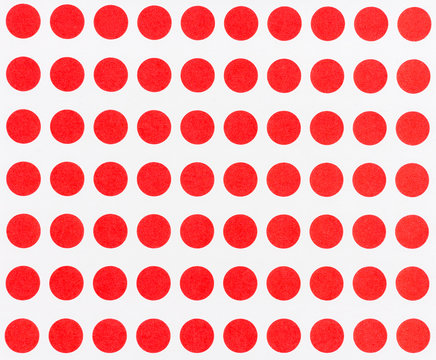
//> input picture Homework_1/Images/circles.jpg, 436 x 360 px
$ ./main Images/circles.jpg   (built with g++ and OpenCV 4)
//> lines starting //> are read from the running program, lines starting //| are printed output that depends on the picture; after the words box and inside, x2 and y2 are one past the last pixel; in counts of white or black regions, pixels touching at a corner belong together
#include <iostream>
#include <string.h>
#include <opencv2/opencv.hpp>

class discreteConvolution
{
public:
    discreteConvolution(cv::Mat kernelMatrix)
        : kernelMatrix_(kernelMatrix) {}
    ~discreteConvolution() {}

    cv::Mat conv(const cv::Mat &image)
    {
        cv::Mat result = cv::Mat::zeros(image.size(), CV_32F);

        int kernelOffsetX = kernelMatrix_.size().width / 2;
        int kernelOffsetY = kernelMatrix_.size().height / 2;

        for (int i = 0; i < image.rows; i++)
        {
            for (int j = 0; j < image.cols; j++)
            {
                float sum = 0;

                for (int k = -kernelOffsetY; k <= kernelOffsetY; k++)
                {
                    for (int l = -kernelOffsetX; l <= kernelOffsetX; l++)
                    {
                        int x = i + k;
                        int y = j + l;

                        if (x >= 0 && x < image.rows && y >= 0 && y < image.cols)
                        {
                            sum += static_cast<float>(image.at<uchar>(x, y)) * kernelMatrix_.at<float>(k + kernelOffsetY, l + kernelOffsetX);
                        }
                    }
                }
                result.at<float>(i, j) = sum;
            }
        }
        return result;
    }

private:
    cv::Mat kernelMatrix_;
};

class sobelDetector
{
public:
    sobelDetector(const cv::Mat &kernelX, const cv::Mat &kernelY)
        : sobelX(kernelX), sobelY(kernelY) {}

    cv::Mat getEdges(const cv::Mat &grayscaleImage)
    {
        cv::Mat sobelXImage = sobelX.conv(grayscaleImage);
        cv::Mat sobelYImage = sobelY.conv(grayscaleImage);

        cv::Mat absSobelXImage, absSobelYImage;
        cv::convertScaleAbs(sobelXImage, absSobelXImage);
        cv::convertScaleAbs(sobelYImage, absSobelYImage);
        cv::imshow("Sobel X Image", absSobelXImage);
        cv::imshow("Sobel Y Image", absSobelYImage);

        cv::Mat edgeImage;
        cv::addWeighted(absSobelXImage, 0.5, absSobelYImage, 0.5, 0, edgeImage);

        return edgeImage;
    }

private:
    discreteConvolution sobelX, sobelY;
};

// This struct is used to avoid global variables and to pass data to the trackbar callback
struct ImageData
{
    // Pretty self-explanatory
    cv::Mat originalImage;

    // We will convert the original image to HSV and store it here
    cv::Mat hsvImage;

    // We will use this to store a masked version of the original image
    cv::Mat normalizedGrayscaleResult;

    /*
    These are the values that we will use to filter the
    image and these will be adjusted with a slider. The default
    values are for a red filter, but you can change them to whatever
    you like.

    hueValue: 0-180
    saturationValue: 0-255
    valueValue: 0-255
    */
    int hueValue = 0;
    int saturationValue = 128;
    int valueValue = 159;
};

// This function will be called whenever the trackbar is moved
void on_trackbar(int, void *userdata)
{
    ImageData *imageData = (ImageData *)userdata;

    cv::Mat mask;

    cv::inRange(imageData->hsvImage, cv::Scalar(imageData->hueValue, imageData->saturationValue, imageData->valueValue), cv::Scalar(180, 255, 255), mask);

    cv::Mat result;
    imageData->originalImage.copyTo(result, mask);

    cv::Mat grayscaleResult;
    cv::cvtColor(result, grayscaleResult, cv::COLOR_BGR2GRAY);

    cv::normalize(grayscaleResult, imageData->normalizedGrayscaleResult, 0, 255, cv::NORM_MINMAX);

    cv::imshow("HSV Adjustment", imageData->normalizedGrayscaleResult);
}

int main(int argc, char *argv[])
{
    if (argv[1] == NULL)
    {
        std::cout << "Please provide an image path" << std::endl;
        return 1;
    }

    std::string imagePath = argv[1];
    std::cout << "Image path: " << imagePath << std::endl;

    ImageData data;
    data.originalImage = cv::imread(imagePath);
//> data.originalImage is the input picture: 360 rows x 436 cols, CV_8UC3; mean B, G, R 162.6, 160.4, 247.6

    if (data.originalImage.empty())
    {
        std::cout << "Image not found" << std::endl;
        return -1;
    }

    cv::cvtColor(data.originalImage, data.hsvImage, cv::COLOR_BGR2HSV);
//> data.hsvImage: 360 rows x 436 cols, CV_8UC3; mean H, S, V 89.5, 91.8, 249.2

    cv::namedWindow("HSV Adjustment", 0);

    cv::createTrackbar("Hue", "HSV Adjustment", &data.hueValue, 180, on_trackbar, &data);
    cv::createTrackbar("Saturation", "HSV Adjustment", &data.saturationValue, 255, on_trackbar, &data);
    cv::createTrackbar("Value", "HSV Adjustment", &data.valueValue, 255, on_trackbar, &data);

    on_trackbar(0, &data);
//> in on_trackbar, `cv::inRange(imageData->hsvImage, cv::Scalar(imageData->hueValue, image..`:
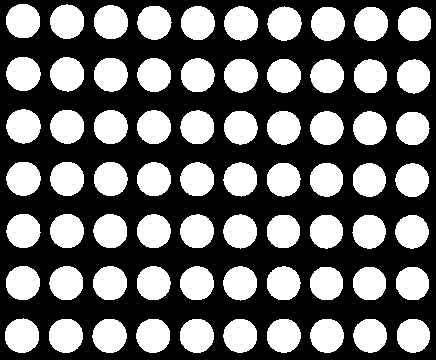
//> mask: 360 rows x 436 cols, CV_8UC1; 40.6% white; 70 white regions, largest, box (x1, y1, x2, y2) and area: (5, 318, 39, 353) 937, (6, 4, 40, 38) 936, (6, 109, 41, 144) 932
//> in on_trackbar, `cv::cvtColor(result, grayscaleResult, cv::COLOR_BGR2GRAY);`:
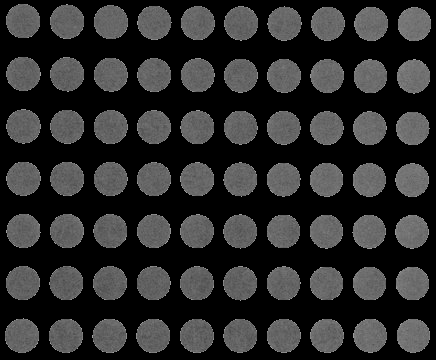
//> grayscaleResult: 360 rows x 436 cols, CV_8UC1; min 0, max 174, mean 42.6
//> in on_trackbar, `cv::normalize(grayscaleResult, imageData->normalizedGrayscaleResult, 0..`:
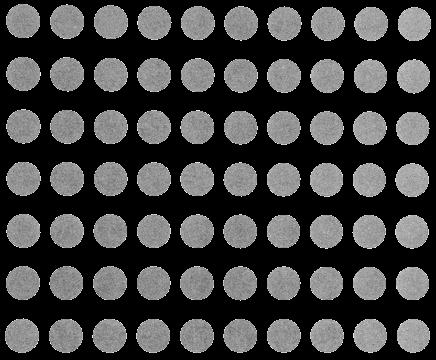
//> imageData->normalizedGrayscaleResult: 360 rows x 436 cols, CV_8UC1; min 0, max 255, mean 62.5

    discreteConvolution Denoize(cv::Mat::ones(3, 3, CV_32F) / 9);
    cv::Mat denoizedFloatImage = Denoize.conv(data.normalizedGrayscaleResult); // This is still in CV_32F

    cv::Mat denoizedImage;
    cv::convertScaleAbs(denoizedFloatImage, denoizedImage); // Correctly scales and converts to CV_8U

    cv::imshow("Denoized Image", denoizedImage);

    // Define Sobel kernels for X and Y directions
    cv::Mat kernelX = (cv::Mat_<float>(3, 3) << -1, 0, 1, -2, 0, 2, -1, 0, 1);
    cv::Mat kernelY = (cv::Mat_<float>(3, 3) << -1, -2, -1, 0, 0, 0, 1, 2, 1);

    // Create an instance of sobelDetector
    sobelDetector detector(kernelX, kernelY);

    // Use the sobelDetector to get the edge image
    cv::Mat edgeImage = detector.getEdges(data.normalizedGrayscaleResult);
//> after the loop in conv (call 2), `for (int i = 0; i < image.rows; i++)`:
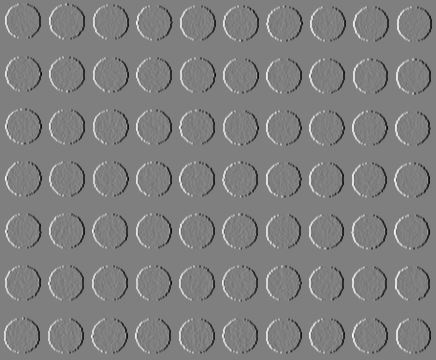
//> result: 360 rows x 436 cols, CV_32FC1; min -941, max 940, mean 0; drawn with min black and max white
//> after the loop in conv (call 3), `for (int i = 0; i < image.rows; i++)`:
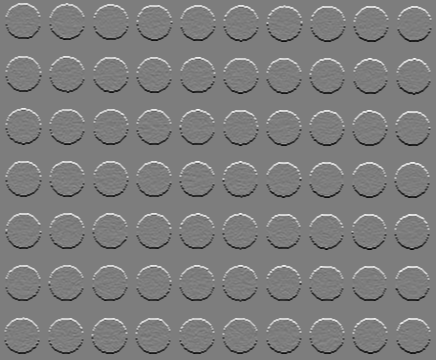
//> result: 360 rows x 436 cols, CV_32FC1; min -924, max 948, mean 0; drawn with min black and max white
//> in getEdges, `cv::addWeighted(absSobelXImage, 0.5, absSobelYImage, 0.5, 0, edgeImage);`:
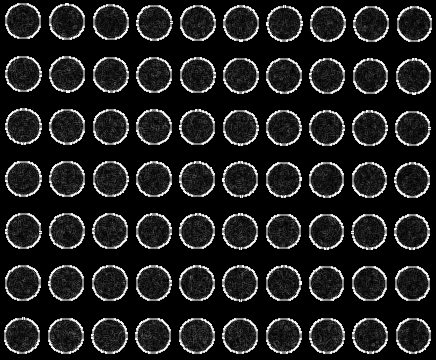
//> edgeImage: 360 rows x 436 cols, CV_8UC1; min 0, max 255, mean 32.9

    // Visualize the edge image
    cv::imshow("Sobel Edge Image", edgeImage);

    cv::Mat normalizedSobelXYAbsoluteImage;
    cv::normalize(edgeImage, normalizedSobelXYAbsoluteImage, 0, 255, cv::NORM_MINMAX, CV_8UC1);

    cv::imshow("Normalized Absolute Sobel XY Image", normalizedSobelXYAbsoluteImage);

    cv::Mat OTSUThresholdedImage;
    cv::threshold(normalizedSobelXYAbsoluteImage, OTSUThresholdedImage, 0, 255, cv::THRESH_BINARY | cv::THRESH_OTSU);
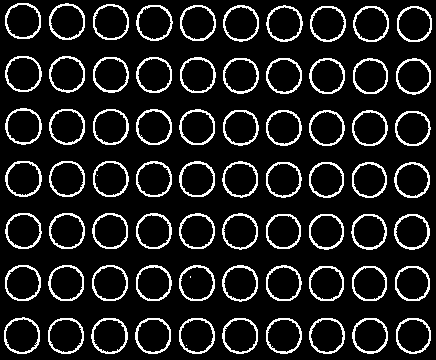
//> OTSUThresholdedImage: 360 rows x 436 cols, CV_8UC1; 11.8% white in thin lines or dots
    cv::imshow("OTSU Thresholded Image", OTSUThresholdedImage);

    std::vector<cv::Vec3f> circles;
    cv::HoughCircles(OTSUThresholdedImage, circles, cv::HOUGH_GRADIENT, 1, OTSUThresholdedImage.rows / 16, 100, 30, 20, 50);
//> circles = empty

    cv::Mat circleImage;
    circleImage = data.originalImage.clone();

    for (size_t i = 0; i < circles.size(); i++)
    {
        cv::Point center(cvRound(circles[i][0]), cvRound(circles[i][1]));
        int radius = cvRound(circles[i][2]);
        cv::circle(circleImage, center, 3, cv::Scalar(0, 255, 0), -1, 8, 0);
        cv::circle(circleImage, center, radius, cv::Scalar(255, 0, 0), 3, 8, 0);
    }
//> this loop made 0 passes

    // Display the image with the circles
    cv::imshow("Hough Circles Image", circleImage);

    cv::waitKey(0);
    return 0;
}
